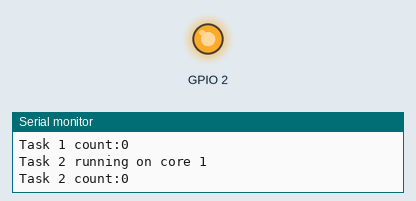
Recording of a sketch running on a simulated ESP32. Shown: output pins drawn as LEDs (lit = HIGH), the last lines printed to the serial monitor.

Above: at 0.5 s.
At 5.0 s:
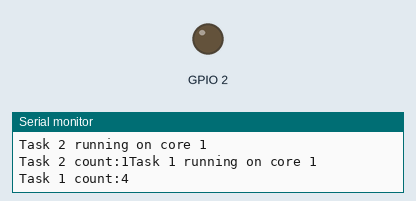
Timing chart, 0 to 6.9 s (numbered marks = the images above):
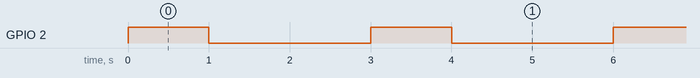

The sketch:

RTOS_Blink.ino
```cpp
int c1=0;
int c2=0;

TaskHandle_t t1h= NULL;
TaskHandle_t t2h= NULL;

void t1(void *par){
  for(;;){
    Serial.print("Task 1 running on core ");
    Serial.println(xPortGetCoreID());
    Serial.print("Task 1 count:");
    Serial.print(c1++);
    Serial.println();
    vTaskDelay(1000);

  }
}
void t2(void *par){
  for(;;){
    Serial.print("Task 2 running on core ");
    Serial.println(xPortGetCoreID());
    Serial.print("Task 2 count:");
    Serial.print(c2++);
    digitalWrite(2,HIGH);
    delay(1000);
    digitalWrite(2,LOW);
    Serial.println();
    vTaskDelay(2000);
  }
}

void setup(){
  Serial.begin(115200);
  xTaskCreatePinnedToCore( t1, "Task 1" , 1000, NULL, 1, NULL,0);
  xTaskCreatePinnedToCore( t2, "Task 2" , 1000, NULL, 1, NULL,1);
  pinMode(2,OUTPUT);
}

void loop(){

}
```

Measured:
- by itself, GPIO 2: alternates HIGH for 1.0 s and LOW for 2.0 s
